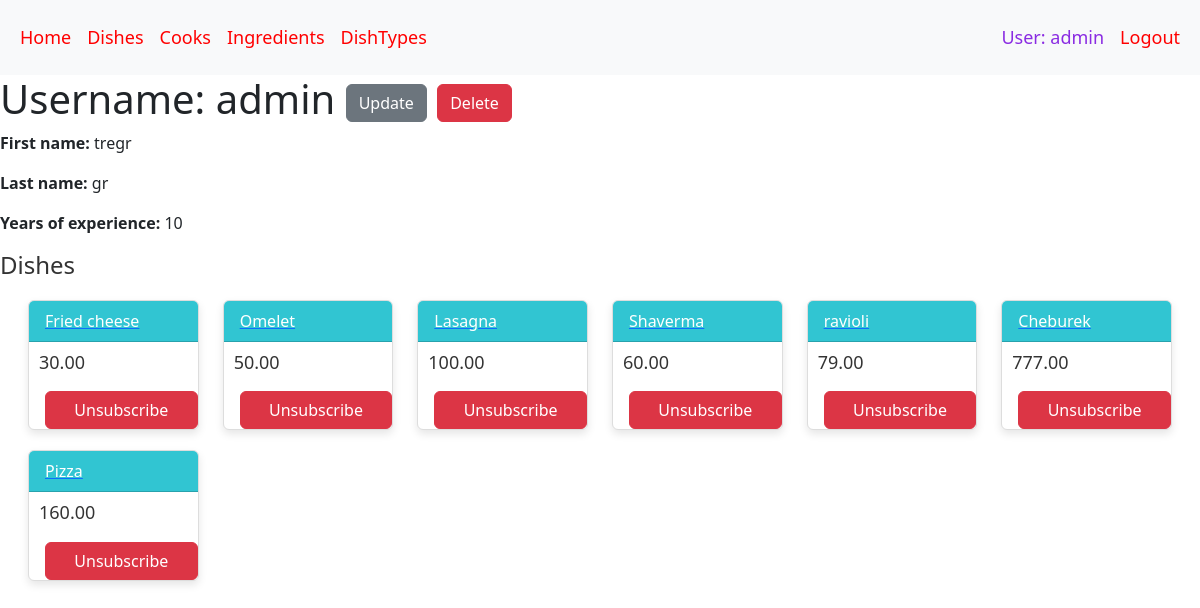
The page /cooks/1/ (signed in) on the database its author committed.
### restaurant/models.py (models this page shows, shortened)
class Cook(AbstractUser):
    years_of_experience = models.IntegerField(default=0)
    class Meta:
        verbose_name = "cook"
        verbose_name_plural = "cooks"

class Dish(models.Model):
    name = models.CharField(max_length=255)
    description = models.TextField()
    price = models.DecimalField(max_digits=8, decimal_places=2)
    dish_type = models.ForeignKey(DishTypes, on_delete=models.CASCADE, related_name="dishes")
    ingredients = models.ManyToManyField(Ingredient, related_name="dishes")
    cooks = models.ManyToManyField(Cook, related_name="dishes", blank=True)

### restaurant/views.py (the view)
class CookDetailView(LoginRequiredMixin, generic.DetailView):
    model = Cook
    queryset = Cook.objects.prefetch_related("dishes")

### templates/restaurant/cook_detail.html
{% extends "base.html" %}
{% block content %}
  <h1>
    Username: {{ cook.username }}
    {% if user.id == cook.id %}
      <a href="{% url 'restaurant:cook-update' pk=cook.id %}" class="btn btn-secondary link-to-page">
        Update
      </a>
      <a href="{% url 'restaurant:cook-delete' pk=cook.id %}" class="btn btn-danger link-to-page">
        Delete
      </a>
    {% endif %}
  </h1>
  <p><strong>First name:</strong> {{ cook.first_name }}</p>
  <p><strong>Last name:</strong> {{ cook.last_name }}</p>
  <p><strong>Years of experience:</strong> {{ cook.years_of_experience }}</p>
  <h4 class="section-title">Dishes</h4>
  <div class="row">
    {% for dish in cook.dishes.all %}
      <div class="col-2">
        <div class="card custom-card">
          <a href="{% url 'restaurant:dish-detail' pk=dish.id %}">
            <div class="card-header">{{ dish.name }}</div>
          </a>
          <div class="card-body">
            <h5 class="card-title">{{ dish.price}}</h5>
          </div>
          <a href="{% url 'restaurant:toggle-dish-assign' pk=dish.id %}?next={{ request.get_full_path }}"
            class="btn btn-danger link-to-page unsubscribe-btn">
            Unsubscribe
          </a>
        </div>
      </div>
    {% empty %}
      <p class="no-dishes-msg">No dishes!</p>
    {% endfor %}
  </div>
{% endblock %}

### templates/includes/header.html (shortened to what this page needs)
  <header>
    <nav class="navbar navbar-expand-lg bg-body-tertiary navbar-dark bg-gradient-dark z-index-3 py-3">
      <div class="container-fluid">
        <div class="collapse navbar-collapse" id="navbarSupportedContent">
          <ul class="navbar-nav me-auto mb-2 mb-lg-0">
            <li class="nav-item">
              <a class="nav-link{% if request.resolver_match.url_name == 'index' %} active{% endif %}"
              href="{% url 'restaurant:index' %}">Home</a>
            </li>
            <li class="nav-item">
              <a class="nav-link{% if request.resolver_match.url_name == 'dish-list' %} active{% endif %}"
              href="{% url 'restaurant:dish-list' %}">Dishes</a>
            </li>
            <li class="nav-item">
              <a class="nav-link{% if request.resolver_match.url_name == 'cook-list' %} active{% endif %}"
              href="{% url 'restaurant:cook-list' %}">Cooks</a>
            </li>
            <li class="nav-item">
              <a class="nav-link{% if request.resolver_match.url_name == 'ingredient-list' %} active{% endif %}"
              href="{% url 'restaurant:ingredient-list' %}">Ingredients</a>
            </li>
            <li class="nav-item">
              <a class="nav-link{% if request.resolver_match.url_name == 'dish-types-list' %} active{% endif %}"
              href="{% url 'restaurant:dish-types-list' %}">DishTypes</a>
            </li>
              </ul>
          <ul class="navbar-nav mb-2 mb-lg-0">
            {% if user.is_authenticated %}
                <li class="nav-item">
                  <a class="nav-link{% if request.resolver_match.url_name == 'cook-detail' %} active{% endif %}"
                  href="{% url 'restaurant:cook-detail' pk=user.id %}">User: {{ user.get_username }}</a></li>
                <li class="nav-item">
                  <a class="nav-link"
                  href="{% url 'logout' %}">Logout</a></li>
            {% endif %}
          </ul>
        </div>
      </div>
    </nav>
  </header>

### static/css/styles.css (style rules this page uses)
body { margin: 0; padding: 0; }
.active { color: blueviolet !important; }
.row { margin: 1rem; }
.navbar { font-size: 18px; background-color: red; }
.nav-link { color: red; }
.card { border: 1px solid #ddd; box-shadow: 0 4px 8px rgba(0, 0, 0, 0.1); transition: transform 0.3s ease-in-out; }
.card-body { padding: 20px; }
.card-title { color: #333; }
.section-title { font-size: 24px; color: #333; margin-bottom: 20px; }
.custom-card { max-width: 15rem; margin-bottom: 20px; }
.card-header { background-color: #31c5d2; color: #fff; }
.card-body { padding: 10px; }
.card-title { font-size: 18px; color: #333; }
.unsubscribe-btn { max-width: 10rem; margin-left: 1rem; }

### rows shown on the page
Cook: get_username "admin", username "admin", first_name "tregr", last_name "gr", years_of_experience "10"
Dish: name "Fried cheese", price "30.00"
Dish: name "Omelet", price "50.00"
Dish: name "Lasagna", price "100.00"
Dish: name "Shaverma", price "60.00"
Dish: name "ravioli", price "79.00"
Dish: name "Cheburek", price "777.00"
Dish: name "Pizza", price "160.00"
